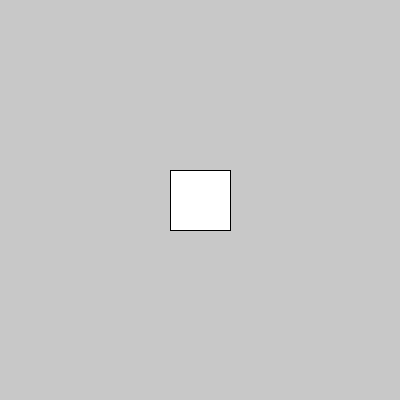
Frame 1 (no input)
Frame 60 (the mouse pressed at the canvas centre just before this capture): identical to frame 1, image omitted
Frame 120 (the mouse held since frame 60 and released just before this capture): identical to frame 1, image omitted

The Processing sketch that drew this single still picture (run headless with seeded random() and noise(); from frame 60 on, the mouse is pressed at the canvas centre):

// Processing sketch: WK_2___Move
// ── WK_2___Move.pde
float x, y;
void setup(){
  size(400,400);
  x = width/2;
  y = height/2;
}

void draw(){
  background(200);
  rectMode(CENTER);
  rect(x, y, 60, 60);
}

void keyPressed(){
  if (key == 'w'){
    y = y-1;// -- Move up
  }
  if (key == 's'){
    y = y+1;// -- Move down
  }
  if (key == 'd'){
    x = x+1;// -- Move right
  }
  if (key == 'a'){
    x = x-1;// -- Move left
  }
}
